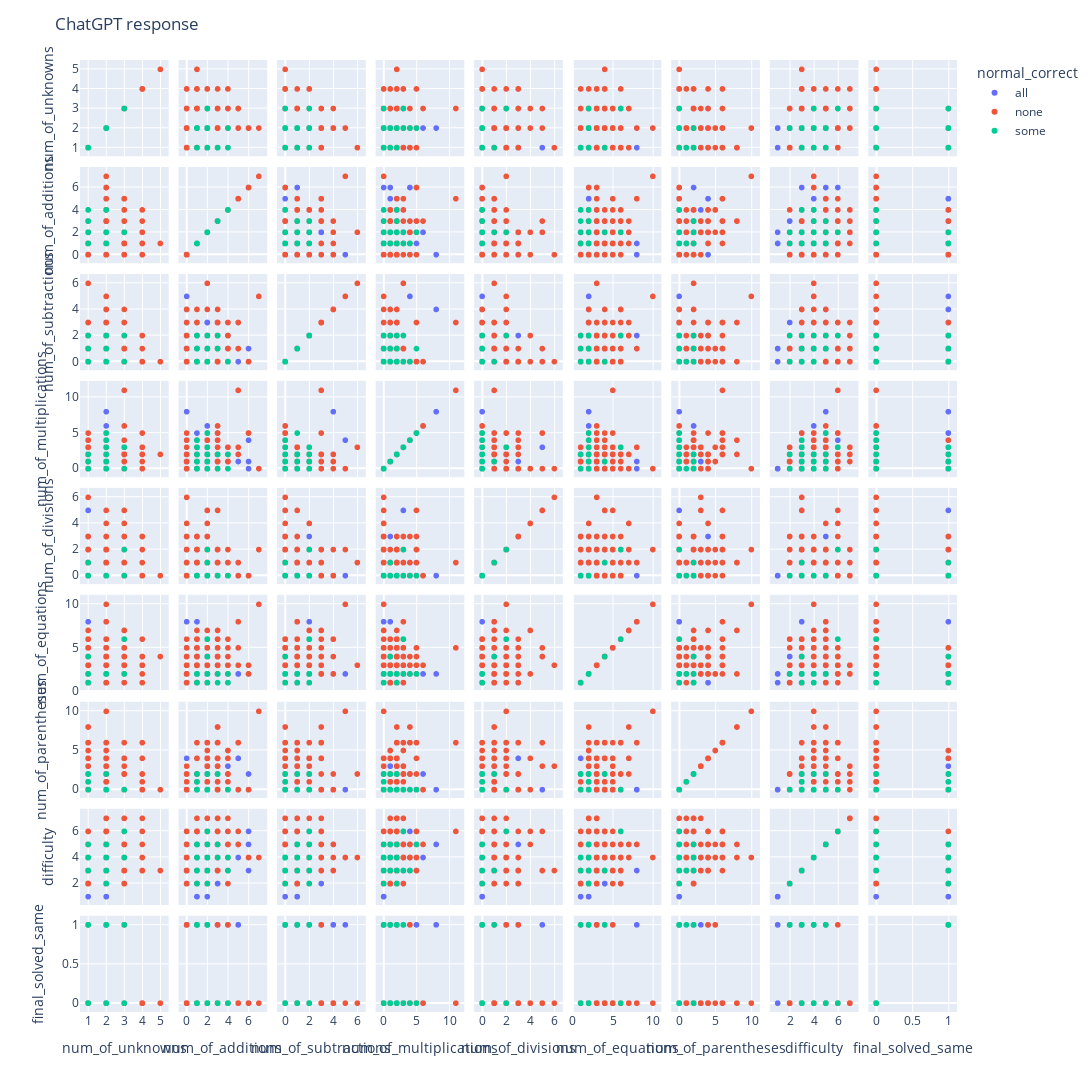

This figure's notebook cell:
### Markdown cell above
### **Scatter plot matrix**

### Code cell
if VISUALIZE_DATA:
    fig = px.scatter_matrix(evaluated_df,
                            dimensions=[
                                "num_of_unknowns",
                                "num_of_additions",
                                "num_of_subtractions",
                                "num_of_multiplications",
                                "num_of_divisions",
                                "num_of_equations",
                                "num_of_parentheses",
                                "difficulty",
                                "final_solved_same"
                                ],
                            color="normal_correct")
    fig.update_layout(
        title='ChatGPT response',
        dragmode='select',
        width=1600,
        height=1600,
        hovermode='closest',
    )
    fig.show()

### Figure 1 — Plotly figure (JSON) as saved in the notebook; plotly's stock layout.template omitted (floating-point values rounded to 4 significant figures; data arrays with more than 128 entries replaced by an {"elided": "..."} marker saying what was removed)
{"data": [{"dimensions": [{"axis": {"matches": true}, "label": "num_of_unknowns", "values": {"elided": "523 int values"}}, {"axis": {"matches": true}, "label": "num_of_additions", "values": {"elided": "523 int values"}}, {"axis": {"matches": true}, "label": "num_of_subtractions", "values": {"elided": "523 int values"}}, {"axis": {"matches": true}, "label": "num_of_multiplications", "values": {"elided": "523 int values"}}, {"axis": {"matches": true}, "label": "num_of_divisions", "values": {"elided": "523 int values"}}, {"axis": {"matches": true}, "label": "num_of_equations", "values": {"elided": "523 int values"}}, {"axis": {"matches": true}, "label": "num_of_parentheses", "values": {"elided": "523 int values"}}, {"axis": {"matches": true}, "label": "difficulty", "values": {"elided": "523 int values"}}, {"axis": {"matches": true}, "label": "final_solved_same", "values": {"elided": "523 int values"}}], "hovertemplate": "normal_correct=all<br>%{xaxis.title.text}=%{x}<br>%{yaxis.title.text}=%{y}<extra></extra>", "legendgroup": "all", "marker": {"color": "#636efa", "symbol": "circle"}, "name": "all", "showlegend": true, "type": "splom"}, {"dimensions": [{"axis": {"matches": true}, "label": "num_of_unknowns", "values": {"elided": "401 int values"}}, {"axis": {"matches": true}, "label": "num_of_additions", "values": {"elided": "401 int values"}}, {"axis": {"matches": true}, "label": "num_of_subtractions", "values": {"elided": "401 int values"}}, {"axis": {"matches": true}, "label": "num_of_multiplications", "values": {"elided": "401 int values"}}, {"axis": {"matches": true}, "label": "num_of_divisions", "values": {"elided": "401 int values"}}, {"axis": {"matches": true}, "label": "num_of_equations", "values": {"elided": "401 int values"}}, {"axis": {"matches": true}, "label": "num_of_parentheses", "values": {"elided": "401 int values"}}, {"axis": {"matches": true}, "label": "difficulty", "values": {"elided": "401 int values"}}, {"axis": {"matches": true}, "label": "final_solved_same", "values": {"elided": "401 int values"}}], "hovertemplate": "normal_correct=none<br>%{xaxis.title.text}=%{x}<br>%{yaxis.title.text}=%{y}<extra></extra>", "legendgroup": "none", "marker": {"color": "#EF553B", "symbol": "circle"}, "name": "none", "showlegend": true, "type": "splom"}, {"dimensions": [{"axis": {"matches": true}, "label": "num_of_unknowns", "values": [2, 1, 2, 2, 2, 2, 2, 2, 2, 2, 3, 2, 2, 1, 3, 2, 2, 1, 2, 2, 2, 2, 2, 1, 2, 2, 2, 2, 1, 1, 2, 2, 1]}, {"axis": {"matches": true}, "label": "num_of_additions", "values": [1, 1, 2, 1, 2, 2, 2, 1, 1, 1, 2, 1, 2, 2, 2, 1, 2, 3, 2, 4, 1, 1, 1, 3, 2, 1, 1, 1, 4, 1, 2, 2, 2]}, {"axis": {"matches": true}, "label": "num_of_subtractions", "values": [1, 0, 1, 0, 0, 0, 1, 0, 0, 0, 0, 1, 0, 0, 2, 2, 0, 2, 2, 0, 1, 1, 2, 1, 2, 0, 0, 0, 0, 1, 1, 0, 0]}, {"axis": {"matches": true}, "label": "num_of_multiplications", "values": [0, 0, 1, 4, 1, 2, 0, 0, 1, 2, 0, 0, 2, 1, 3, 1, 0, 0, 2, 2, 0, 1, 0, 2, 0, 3, 1, 1, 0, 2, 5, 2, 0]}, {"axis": {"matches": true}, "label": "num_of_divisions", "values": [0, 0, 0, 0, 0, 0, 0, 0, 0, 0, 0, 0, 0, 1, 2, 0, 0, 0, 0, 0, 0, 0, 0, 0, 0, 0, 0, 0, 0, 0, 0, 0, 0]}, {"axis": {"matches": true}, "label": "num_of_equations", "values": [2, 2, 2, 2, 2, 2, 2, 2, 2, 2, 2, 2, 2, 4, 6, 2, 2, 1, 2, 2, 2, 2, 2, 2, 2, 2, 2, 2, 1, 1, 2, 2, 1]}, {"axis": {"matches": true}, "label": "num_of_parentheses", "values": [0, 1, 0, 0, 2, 0, 0, 0, 0, 0, 0, 0, 0, 2, 0, 0, 0, 2, 0, 0, 0, 0, 0, 2, 0, 0, 0, 0, 0, 2, 0, 0, 2]}, {"axis": {"matches": true}, "label": "difficulty", "values": [5, 3, 5, 3, 4, 3, 4, 2, 4, 4, 4, 4, 4, 3, 6, 5, 4, 4, 2, 3, 4, 3, 5, 5, 3, 3, 3, 4, 4, 4, 5, 4, 3]}, {"axis": {"matches": true}, "label": "final_solved_same", "values": [1, 1, 1, 0, 0, 1, 1, 1, 0, 0, 1, 1, 0, 1, 0, 0, 0, 0, 1, 0, 1, 1, 1, 0, 0, 1, 1, 0, 0, 0, 0, 0, 1]}], "hovertemplate": "normal_correct=some<br>%{xaxis.title.text}=%{x}<br>%{yaxis.title.text}=%{y}<extra></extra>", "legendgroup": "some", "marker": {"color": "#00cc96", "symbol": "circle"}, "name": "some", "showlegend": true, "type": "splom"}], "layout": {"dragmode": "select", "height": 1600, "hovermode": "closest", "legend": {"title": {"text": "normal_correct"}, "tracegroupgap": 0}, "margin": {"t": 60}, "title": {"text": "ChatGPT response"}, "width": 1600}}
